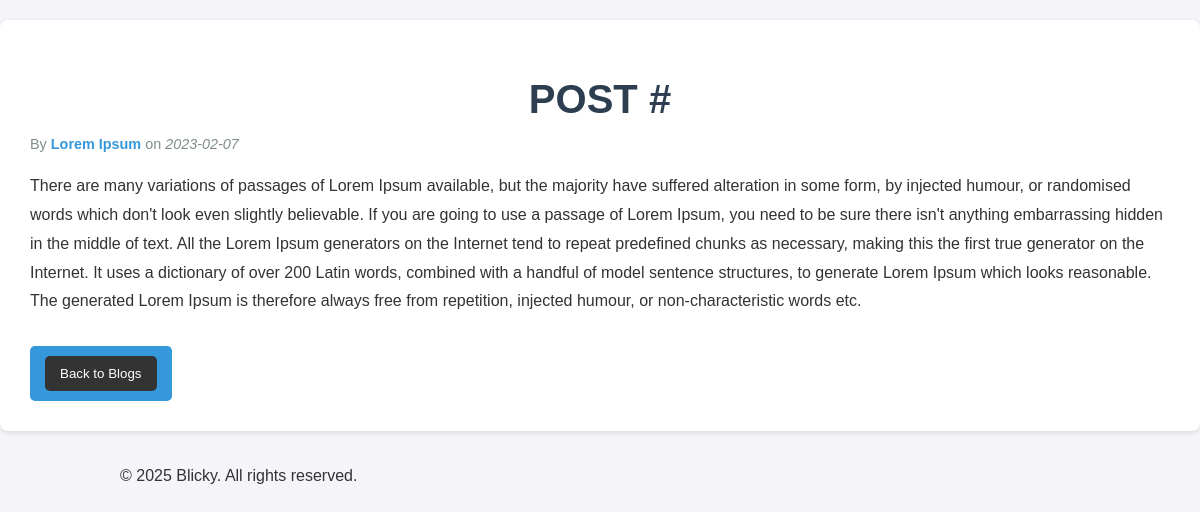
The page /blog_post/1 on the database as committed earlier.
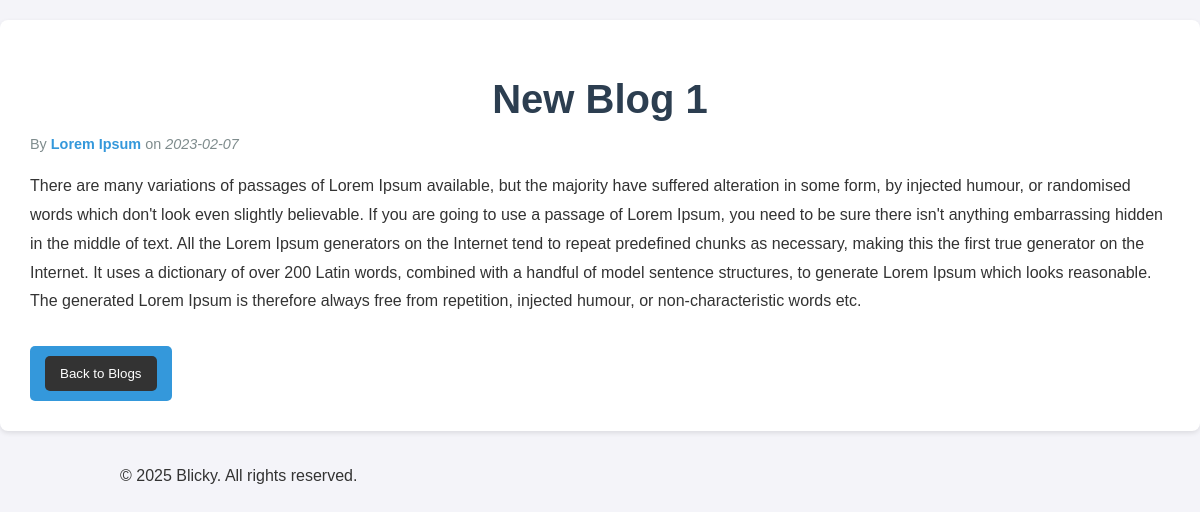
The same page on the database as committed later.
### tables this page shows
CREATE TABLE posts (
    post_id INTEGER PRIMARY KEY AUTOINCREMENT,
    title TEXT NOT NULL,
    content TEXT NOT NULL,
    author TEXT NOT NULL,
    date TEXT NOT NULL
);

### app.py (the view)
@app.route('/blog_post/<int:post_id>')
def blog_post(post_id):
    conn = get_db_connection()
    post = conn.execute('SELECT * FROM posts WHERE post_id = ?', (post_id,)).fetchone()
    conn.close()
    if post is None:
        return "Post not found", 404
    return render_template('blog_post.html', post=post)

### app.py (called while the page is built)
def get_db_connection():
    conn = sqlite3.connect('blog.db')
    conn.row_factory = sqlite3.Row
    return conn

### templates/blog_post.html (shortened to what this page needs)
<html lang="en">
<head>
    <link rel="stylesheet" href="{{ url_for('static', filename='style.css') }}">
</head>
<body>
    <div class="blog-post-container">
        <h1 class="blog-post-title">{{ post.title }}</h1>
        <p class="blog-post-meta">By <span class="blog-post-author">{{ post.author }}</span> on <span class="blog-post-date">{{ post.date }}</span></p>
        <div class="blog-post-content">
            {{ post.content }}
        </div>
        <a href="{{ url_for('blogs') }}" class="back-to-blogs"><button>Back to Blogs</button></a>
    </div>
    <footer class="bg-light py-3 mt-5">
        <div class="container text-center">
            <p>&copy; 2025 Blicky. All rights reserved.</p>
        </div>
    </footer>
</body>
</html>

Rows that differ between the two databases and show on the page:
changed posts "Lorem Ipsum": title "POST #" → "New Blog 1"
